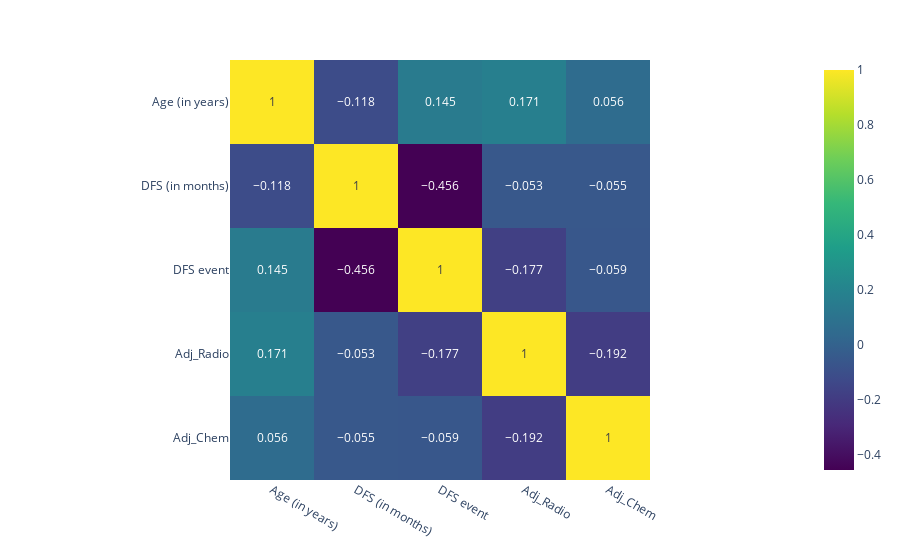

Source (notebook cell):
### Code cell
ai.correlations(patient_df, type="pearson", printout="heatmap")

### Figure 1 — Plotly figure (JSON) as saved in the notebook; plotly's stock layout.template omitted (floating-point values rounded to 4 significant figures)
{"data": [{"coloraxis": "coloraxis", "hovertemplate": "x: %{x}<br>y: %{y}<br>color: %{z}<extra></extra>", "name": "0", "texttemplate": "%{z}", "type": "heatmap", "x": ["Age (in years)", "DFS (in months)", "DFS event", "Adj_Radio", "Adj_Chem"], "xaxis": "x", "y": ["Age (in years)", "DFS (in months)", "DFS event", "Adj_Radio", "Adj_Chem"], "yaxis": "y", "z": [[1, -0.118, 0.145, 0.171, 0.056], [-0.118, 1, -0.456, -0.053, -0.055], [0.145, -0.456, 1, -0.177, -0.059], [0.171, -0.053, -0.177, 1, -0.192], [0.056, -0.055, -0.059, -0.192, 1]]}], "layout": {"coloraxis": {"colorscale": [[0, "#440154"], [0.1111, "#482878"], [0.2222, "#3e4989"], [0.3333, "#31688e"], [0.4444, "#26828e"], [0.5556, "#1f9e89"], [0.6667, "#35b779"], [0.7778, "#6ece58"], [0.8889, "#b5de2b"], [1, "#fde725"]]}, "margin": {"t": 60}, "xaxis": {"anchor": "y", "constrain": "domain", "domain": [0, 1], "scaleanchor": "y"}, "yaxis": {"anchor": "x", "autorange": "reversed", "constrain": "domain", "domain": [0, 1]}}}
